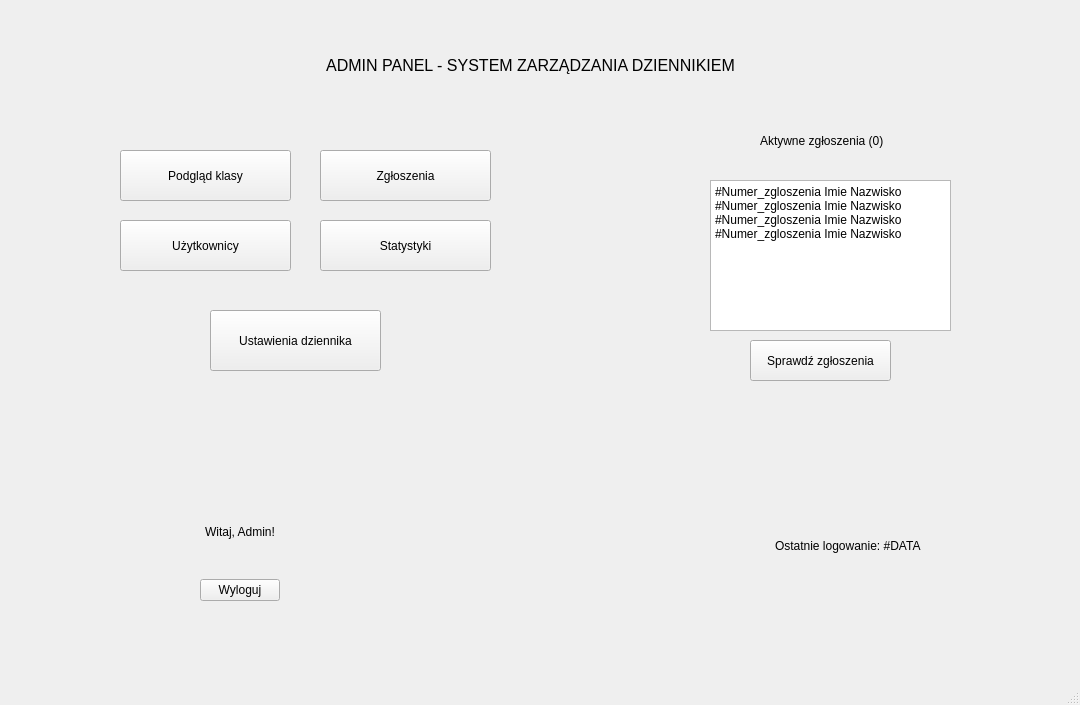
<?xml version="1.0" encoding="UTF-8"?>
<ui version="4.0">
 <class>Schedule</class>
 <widget class="QMainWindow" name="Schedule">
  <property name="geometry">
   <rect>
    <x>0</x>
    <y>0</y>
    <width>1080</width>
    <height>705</height>
   </rect>
  </property>
  <property name="windowTitle">
   <string>MainWindow</string>
  </property>
  <widget class="QWidget" name="centralwidget">
   <widget class="QLabel" name="label">
    <property name="geometry">
     <rect>
      <x>290</x>
      <y>20</y>
      <width>481</width>
      <height>91</height>
     </rect>
    </property>
    <property name="font">
     <font>
      <pointsize>12</pointsize>
     </font>
    </property>
    <property name="text">
     <string>ADMIN PANEL - SYSTEM ZARZĄDZANIA DZIENNIKIEM</string>
    </property>
    <property name="alignment">
     <set>Qt::AlignmentFlag::AlignCenter</set>
    </property>
   </widget>
   <widget class="QPushButton" name="pushButton">
    <property name="geometry">
     <rect>
      <x>750</x>
      <y>340</y>
      <width>141</width>
      <height>41</height>
     </rect>
    </property>
    <property name="text">
     <string>Sprawdź zgłoszenia</string>
    </property>
   </widget>
   <widget class="QPushButton" name="pushButton_4">
    <property name="geometry">
     <rect>
      <x>320</x>
      <y>150</y>
      <width>171</width>
      <height>51</height>
     </rect>
    </property>
    <property name="text">
     <string>Zgłoszenia</string>
    </property>
   </widget>
   <widget class="QLabel" name="label_2">
    <property name="geometry">
     <rect>
      <x>760</x>
      <y>120</y>
      <width>141</width>
      <height>41</height>
     </rect>
    </property>
    <property name="text">
     <string>Aktywne zgłoszenia (0)</string>
    </property>
   </widget>
   <widget class="QPushButton" name="pushButton_2">
    <property name="geometry">
     <rect>
      <x>320</x>
      <y>220</y>
      <width>171</width>
      <height>51</height>
     </rect>
    </property>
    <property name="text">
     <string>Statystyki</string>
    </property>
   </widget>
   <widget class="QTextBrowser" name="textBrowser">
    <property name="geometry">
     <rect>
      <x>710</x>
      <y>180</y>
      <width>241</width>
      <height>151</height>
     </rect>
    </property>
    <property name="html">
     <string>&lt;!DOCTYPE HTML PUBLIC &quot;-//W3C//DTD HTML 4.0//EN&quot; &quot;http://www.w3.org/TR/REC-html40/strict.dtd&quot;&gt;
&lt;html&gt;&lt;head&gt;&lt;meta name=&quot;qrichtext&quot; content=&quot;1&quot; /&gt;&lt;meta charset=&quot;utf-8&quot; /&gt;&lt;style type=&quot;text/css&quot;&gt;
p, li { white-space: pre-wrap; }
hr { height: 1px; border-width: 0; }
li.unchecked::marker { content: &quot;\2610&quot;; }
li.checked::marker { content: &quot;\2612&quot;; }
&lt;/style&gt;&lt;/head&gt;&lt;body style=&quot; font-family:'Segoe UI'; font-size:9pt; font-weight:400; font-style:normal;&quot;&gt;
&lt;p style=&quot; margin-top:0px; margin-bottom:0px; margin-left:0px; margin-right:0px; -qt-block-indent:0; text-indent:0px;&quot;&gt;#Numer_zgloszenia Imie Nazwisko #Numer_zgloszenia Imie Nazwisko #Numer_zgloszenia Imie Nazwisko #Numer_zgloszenia Imie Nazwisko&lt;/p&gt;&lt;/body&gt;&lt;/html&gt;</string>
    </property>
   </widget>
   <widget class="QWidget" name="layoutWidget">
    <property name="geometry">
     <rect>
      <x>200</x>
      <y>490</y>
      <width>721</width>
      <height>111</height>
     </rect>
    </property>
    <layout class="QHBoxLayout" name="horizontalLayout">
     <item>
      <layout class="QVBoxLayout" name="verticalLayout">
       <item>
        <widget class="QLabel" name="label_4">
         <property name="text">
          <string>Witaj, Admin!</string>
         </property>
         <property name="alignment">
          <set>Qt::AlignmentFlag::AlignCenter</set>
         </property>
        </widget>
       </item>
       <item>
        <widget class="QPushButton" name="pushButton_6">
         <property name="text">
          <string>Wyloguj</string>
         </property>
        </widget>
       </item>
      </layout>
     </item>
     <item>
      <spacer name="horizontalSpacer">
       <property name="orientation">
        <enum>Qt::Orientation::Horizontal</enum>
       </property>
       <property name="sizeHint" stdset="0">
        <size>
         <width>98</width>
         <height>28</height>
        </size>
       </property>
      </spacer>
     </item>
     <item>
      <widget class="QLabel" name="label_3">
       <property name="text">
        <string>Ostatnie logowanie: #DATA</string>
       </property>
      </widget>
     </item>
    </layout>
   </widget>
   <widget class="QPushButton" name="pushButton_3">
    <property name="geometry">
     <rect>
      <x>120</x>
      <y>220</y>
      <width>171</width>
      <height>51</height>
     </rect>
    </property>
    <property name="text">
     <string>Użytkownicy</string>
    </property>
   </widget>
   <widget class="QPushButton" name="pushButton_5">
    <property name="geometry">
     <rect>
      <x>210</x>
      <y>310</y>
      <width>171</width>
      <height>61</height>
     </rect>
    </property>
    <property name="text">
     <string>Ustawienia dziennika</string>
    </property>
   </widget>
   <widget class="QPushButton" name="pushButton_7">
    <property name="geometry">
     <rect>
      <x>120</x>
      <y>150</y>
      <width>171</width>
      <height>51</height>
     </rect>
    </property>
    <property name="text">
     <string>Podgląd klasy</string>
    </property>
   </widget>
  </widget>
  <widget class="QMenuBar" name="menubar">
   <property name="geometry">
    <rect>
     <x>0</x>
     <y>0</y>
     <width>1080</width>
     <height>21</height>
    </rect>
   </property>
  </widget>
  <widget class="QStatusBar" name="statusbar"/>
 </widget>
 <resources/>
 <connections/>
</ui>
